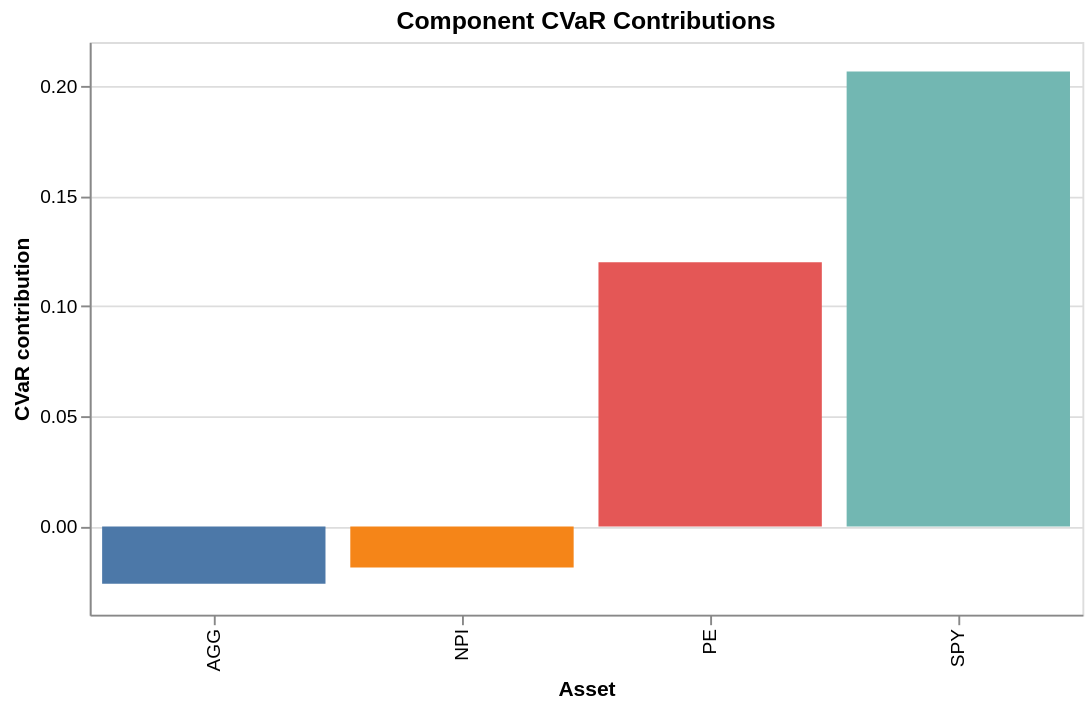

Source (notebook cell):
### Code cell
risk_bar

### Figure 1 — Vega-Lite specification as saved in the notebook (floating-point values rounded to 4 significant figures)
{"config": {"view": {"continuousWidth": 300, "continuousHeight": 300}}, "data": {"name": "data-aaaf5f8488f481e1e5d453a969aecba7"}, "mark": {"type": "bar"}, "encoding": {"color": {"field": "Asset", "legend": null, "type": "nominal"}, "tooltip": [{"field": "Asset", "type": "nominal"}, {"field": "ComponentCVaR", "type": "quantitative"}, {"field": "ShareOfCVaR", "type": "quantitative"}], "x": {"field": "Asset", "title": "Asset", "type": "nominal"}, "y": {"field": "ComponentCVaR", "title": "CVaR contribution", "type": "quantitative"}}, "height": 300, "title": "Component CVaR Contributions", "width": 520, "$schema": "https://vega.github.io/schema/vega-lite/v6.4.1.json", "datasets": {"data-aaaf5f8488f481e1e5d453a969aecba7": [{"Asset": "SPY", "ComponentCVaR": 0.2066, "ShareOfCVaR": -0.447}, {"Asset": "AGG", "ComponentCVaR": -0.026, "ShareOfCVaR": 0.05625}, {"Asset": "PE", "ComponentCVaR": 0.12, "ShareOfCVaR": -0.2597}, {"Asset": "NPI", "ComponentCVaR": -0.01854, "ShareOfCVaR": 0.04012}]}}
